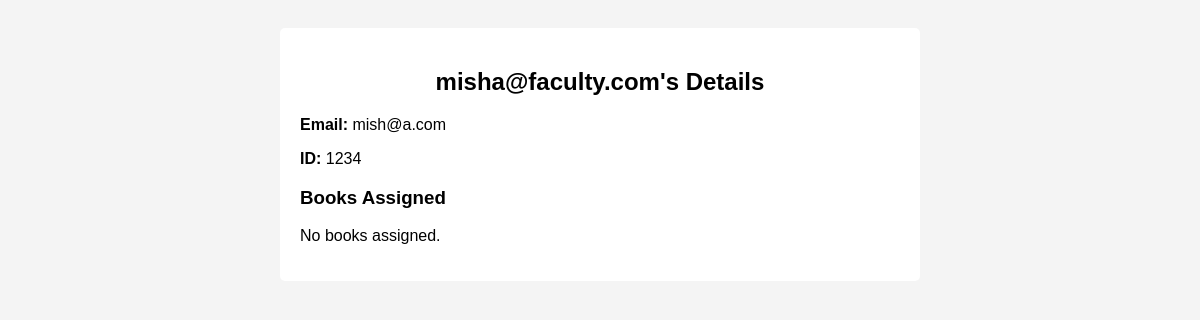
Page /faculty/dashboard/faculty/1234/ (signed in) on the earlier database version.
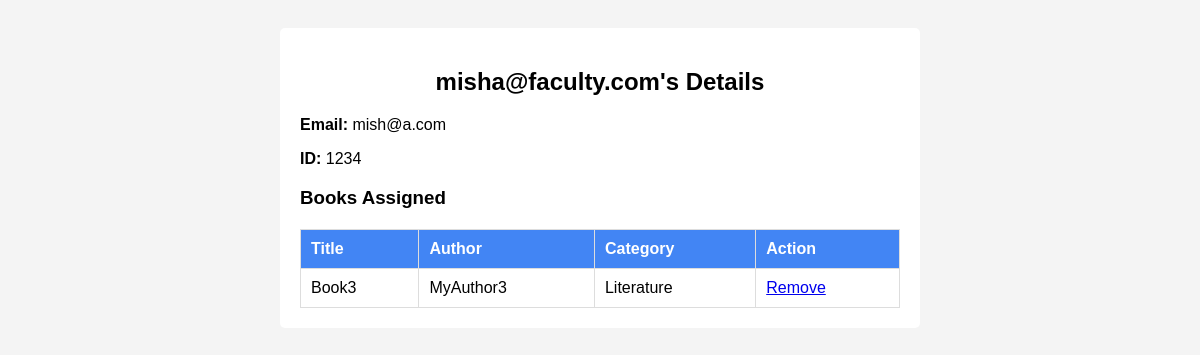
Same page on the later database version.
### core/models.py (models this page shows, shortened)
class Book(models.Model):
    class Category(models.TextChoices):
        SCIENCE = "SCI", "Science"
        ENGINEERING = "ENG", "Engineering"
        LITERATURE = "LIT", "Literature"
        HISTORY = "HIS", "History"
        TECHNOLOGY = "TECH", "Technology"
        OTHER = "OTH", "Other"
    title = models.CharField(max_length=255, verbose_name="Book Title")
    author = models.CharField(max_length=255, verbose_name="Author")
    isbn = models.CharField(max_length=13, unique=True, verbose_name="ISBN")
    category = models.CharField(
        max_length=10,
        choices=Category.choices,
        default=Category.OTHER,
        verbose_name="Category"
    )
    publisher = models.CharField(max_length=255, blank=True, null=True, verbose_name="Publisher")
    published_year = models.PositiveIntegerField(blank=True, null=True, verbose_name="Published Year")
    total_copies = models.PositiveIntegerField(default=1, verbose_name="Total Copies")
    available_copies = models.PositiveIntegerField(default=1, verbose_name="Available Copies")
    added_date = models.DateTimeField(default=timezone.now, verbose_name="Added to Library")

### core/views.py (the view)
# urls.py: path('faculty/dashboard/<str:type>/<str:pk>/',UserDetailView.as_view(),name='userdetail'),
class UserDetailView(LoginRequiredMixin, UserPassesTestMixin, DetailView):
    template_name = 'core/user_detail.html'
    context_object_name = 'profile'
    def get_object(self):
        profile_type = self.kwargs.get('type')
        pk = self.kwargs.get('pk')
        if profile_type == 'student':
            return Student.objects.get(usn=pk)
        elif profile_type == 'faculty':
            return Faculty.objects.get(id=pk)
    def test_func(self):
        return self.request.user.is_staff

### core/templates/core/user_detail.html (shortened to what this page needs)
<!DOCTYPE html>
<html lang="en">
<head>
</head>
<body>
    <div class="container">
        <h2>{{ profile.name }}'s Details</h2>
        <p><strong>Email:</strong> {{ profile.email }}</p>
        {% if profile.usn %}
            <p><strong>USN:</strong> {{ profile.usn }}</p>
        {% else %}
            <p><strong>ID:</strong> {{ profile.id }}</p>
        {% endif %}
        <h3>Books Assigned</h3>
{% if profile.book.all %}
<table>
    <tr>
        <th>Title</th>
        <th>Author</th>
        <th>Category</th>
        <th>Action</th>
    </tr>
    {% for book in profile.book.all %}
    <tr>
        <td>{{ book.title }}</td>
        <td>{{ book.author }}</td>
        <td>{{ book.get_category_display }}</td>
        <td>
            {% if profile.usn %}
                <a href="{% url 'remove_book' 'student' profile.usn book.id %}"
                   onclick="return confirm('Are you sure you want to remove this book?');">
                    Remove
                </a>
            {% else %}
                <a href="{% url 'remove_book' 'faculty' profile.id book.id %}"
                   onclick="return confirm('Are you sure you want to remove this book?');">
                    Remove
                </a>
            {% endif %}
        </td>
    </tr>
    {% endfor %}
</table>
{% else %}
<p>No books assigned.</p>
{% endif %}
    </div>
</body>
</html>

Differences in the rows shown:
added Book: title "Book3", author "MyAuthor3", category "Literature"
Other differences:
text no longer shown: "No books assigned."
text now shown: "Title Author Category Action"
